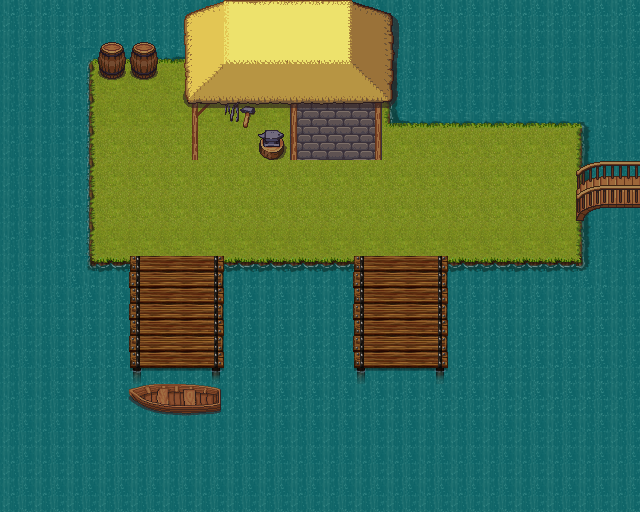

A level layout from a 2D game, rendered from its tile map. Below: a short description, then the map file with tile-grid data replaced by summaries:
An orthogonal 20x16 tile map with 32x32 px tiles, 4 tile layers (ground1, ground2, terrain1, terrain2), 5 tilesets and 24 objects (portal2, portal1, carriage, malo).

<map version="1.0" tiledversion="1.0.3" orientation="orthogonal" renderorder="right-up" width="20" height="16" tilewidth="32" tileheight="32" nextobjectid="30">
 <properties>
  <property name="music" value="THEME_VILLAGE" />
 </properties>
 <tileset firstgid="1" source="Celianna_TileA1.tsx" />
 <tileset firstgid="481" source="Celianna_TileA2.tsx" />
 <tileset firstgid="961" source="terrain.tsx" />
 <tileset firstgid="1985" source="cottage.tsx" />
 <tileset firstgid="2241" source="cottage_roof.tsx" />
 <layer name="ground1" width="20" height="16">
  <data>[320 cells, 320 non-empty, 15 distinct tile ids]</data>
 </layer>
 <layer name="ground2" width="20" height="16">
  <data>[320 cells, 42 non-empty, 25 distinct tile ids]</data>
 </layer>
 <layer name="terrain1" width="20" height="16">
  <data>[320 cells, 7 non-empty, 7 distinct tile ids]</data>
 </layer>
 <layer name="terrain2" width="20" height="16">
  <data>[320 cells, 32 non-empty, 24 distinct tile ids]</data>
 </layer>
 <objectgroup name="collision">
  <object id="2" x="641" y="178">
   <polygon points="0,0 -43,0 -64,9 -63,-51 -2,-50" />
  </object>
  <object id="3" x="640" y="206.781">
   <polygon points="0,0 -43,-1.78125 -56,8.90625 -63,23.1563 -63,53.4375 -1,55.2188" />
  </object>
  <object id="5" x="382" y="4" width="259" height="124" />
  <object id="6" x="1" y="260" width="133" height="251" />
  <object id="7" x="2" y="68" width="92" height="192" />
  <object id="8" x="220" y="259" width="137" height="252" />
  <object id="9" x="444" y="262" width="195" height="249" />
  <object id="10" x="357" y="369" width="87" height="142" />
  <object id="12" x="135" y="401" width="86" height="108" />
  <object id="13" x="96" y="65" width="63" height="16" />
  <object id="14" x="632" y="176" width="7" height="38" />
  <object id="21" x="-2" y="-2" width="389" height="70" />
  <object id="22" x="191" y="149" width="8" height="12" />
  <object id="23" x="290" y="108" width="93" height="52" />
  <object id="24" x="186" y="69" width="12" height="18" />
  <object id="26" x="260" y="142">
   <polygon points="0,0 -2,6 3,16 18,18 27,8 24,-3 11,-6" />
  </object>
 </objectgroup>
 <objectgroup name="interactions">
  <object id="16" name="portal2" gid="1039" x="142" y="395" width="32" height="32" />
  <object id="17" name="portal1" gid="1039" x="595" y="198" width="32" height="32" />
  <object id="18" name="carriage" gid="1006" x="416" y="169" width="32" height="32" />
  <object id="19" name="malo" gid="1006" x="215" y="181" width="32" height="32" />
 </objectgroup>
 <objectgroup name="zindex">
  <object id="15" x="577" y="184" width="63" height="66" />
  <object id="27" x="254" y="129" width="33" height="31" />
  <object id="28" x="188" y="105" width="19" height="56" />
 </objectgroup>
 <objectgroup name="zindex_terrain2">
  <object id="25" x="180" y="0" width="220" height="162" />
 </objectgroup>
</map>
